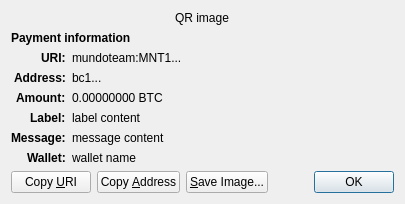
<?xml version="1.0" encoding="UTF-8"?>
<ui version="4.0">
 <class>ReceiveRequestDialog</class>
 <widget class="QDialog" name="ReceiveRequestDialog">
  <property name="geometry">
   <rect>
    <x>0</x>
    <y>0</y>
    <width>413</width>
    <height>229</height>
   </rect>
  </property>
  <property name="windowTitle">
   <string>Request payment to ...</string>
  </property>
  <layout class="QGridLayout" name="gridLayout" columnstretch="0,1">
   <property name="sizeConstraint">
    <enum>QLayout::SetFixedSize</enum>
   </property>
   <item row="0" column="0" colspan="2" alignment="Qt::AlignHCenter">
    <widget class="QRImageWidget" name="qr_code">
     <property name="text">
      <string notr="true">QR image</string>
     </property>
     <property name="textInteractionFlags">
      <set>Qt::NoTextInteraction</set>
     </property>
    </widget>
   </item>
   <item row="1" column="0" colspan="2">
    <widget class="QLabel" name="payment_header">
     <property name="font">
      <font>
       <weight>75</weight>
       <bold>true</bold>
      </font>
     </property>
     <property name="text">
      <string>Payment information</string>
     </property>
     <property name="textInteractionFlags">
      <set>Qt::NoTextInteraction</set>
     </property>
    </widget>
   </item>
   <item row="2" column="0" alignment="Qt::AlignRight|Qt::AlignTop">
    <widget class="QLabel" name="uri_tag">
     <property name="font">
      <font>
       <weight>75</weight>
       <bold>true</bold>
      </font>
     </property>
     <property name="text">
      <string notr="true">URI:</string>
     </property>
     <property name="textFormat">
      <enum>Qt::PlainText</enum>
     </property>
     <property name="textInteractionFlags">
      <set>Qt::NoTextInteraction</set>
     </property>
    </widget>
   </item>
   <item row="2" column="1" alignment="Qt::AlignTop">
    <widget class="QLabel" name="uri_content">
     <property name="text">
      <string notr="true">mundoteam:MNT1...</string>
     </property>
     <property name="textFormat">
      <enum>Qt::RichText</enum>
     </property>
     <property name="wordWrap">
      <bool>true</bool>
     </property>
     <property name="textInteractionFlags">
      <set>Qt::TextSelectableByMouse</set>
     </property>
    </widget>
   </item>
   <item row="3" column="0" alignment="Qt::AlignRight|Qt::AlignTop">
    <widget class="QLabel" name="address_tag">
     <property name="font">
      <font>
       <weight>75</weight>
       <bold>true</bold>
      </font>
     </property>
     <property name="text">
      <string>Address:</string>
     </property>
     <property name="textInteractionFlags">
      <set>Qt::NoTextInteraction</set>
     </property>
    </widget>
   </item>
   <item row="3" column="1" alignment="Qt::AlignTop">
    <widget class="QLabel" name="address_content">
     <property name="text">
      <string notr="true">bc1...</string>
     </property>
     <property name="textFormat">
      <enum>Qt::PlainText</enum>
     </property>
     <property name="textInteractionFlags">
      <set>Qt::TextSelectableByMouse</set>
     </property>
    </widget>
   </item>
   <item row="4" column="0" alignment="Qt::AlignRight|Qt::AlignTop">
    <widget class="QLabel" name="amount_tag">
     <property name="font">
      <font>
       <weight>75</weight>
       <bold>true</bold>
      </font>
     </property>
     <property name="text">
      <string>Amount:</string>
     </property>
     <property name="textInteractionFlags">
      <set>Qt::NoTextInteraction</set>
     </property>
    </widget>
   </item>
   <item row="4" column="1" alignment="Qt::AlignTop">
    <widget class="QLabel" name="amount_content">
     <property name="text">
      <string notr="true">0.00000000 BTC</string>
     </property>
     <property name="textFormat">
      <enum>Qt::PlainText</enum>
     </property>
     <property name="textInteractionFlags">
      <set>Qt::TextSelectableByMouse</set>
     </property>
    </widget>
   </item>
   <item row="5" column="0" alignment="Qt::AlignRight|Qt::AlignTop">
    <widget class="QLabel" name="label_tag">
     <property name="font">
      <font>
       <weight>75</weight>
       <bold>true</bold>
      </font>
     </property>
     <property name="text">
      <string>Label:</string>
     </property>
     <property name="textInteractionFlags">
      <set>Qt::NoTextInteraction</set>
     </property>
    </widget>
   </item>
   <item row="5" column="1" alignment="Qt::AlignTop">
    <widget class="QLabel" name="label_content">
     <property name="text">
      <string notr="true">label content</string>
     </property>
     <property name="textFormat">
      <enum>Qt::PlainText</enum>
     </property>
     <property name="wordWrap">
      <bool>true</bool>
     </property>
     <property name="textInteractionFlags">
      <set>Qt::TextSelectableByMouse</set>
     </property>
    </widget>
   </item>
   <item row="6" column="0" alignment="Qt::AlignRight|Qt::AlignTop">
    <widget class="QLabel" name="message_tag">
     <property name="font">
      <font>
       <weight>75</weight>
       <bold>true</bold>
      </font>
     </property>
     <property name="text">
      <string>Message:</string>
     </property>
     <property name="textInteractionFlags">
      <set>Qt::NoTextInteraction</set>
     </property>
    </widget>
   </item>
   <item row="6" column="1" alignment="Qt::AlignTop">
    <widget class="QLabel" name="message_content">
     <property name="text">
      <string notr="true">message content</string>
     </property>
     <property name="textFormat">
      <enum>Qt::PlainText</enum>
     </property>
     <property name="wordWrap">
      <bool>true</bool>
     </property>
     <property name="textInteractionFlags">
      <set>Qt::TextSelectableByMouse</set>
     </property>
    </widget>
   </item>
   <item row="7" column="0" alignment="Qt::AlignRight|Qt::AlignTop">
    <widget class="QLabel" name="wallet_tag">
     <property name="font">
      <font>
       <weight>75</weight>
       <bold>true</bold>
      </font>
     </property>
     <property name="text">
      <string>Wallet:</string>
     </property>
     <property name="textInteractionFlags">
      <set>Qt::NoTextInteraction</set>
     </property>
    </widget>
   </item>
   <item row="7" column="1" alignment="Qt::AlignTop">
    <widget class="QLabel" name="wallet_content">
     <property name="text">
      <string notr="true">wallet name</string>
     </property>
     <property name="textFormat">
      <enum>Qt::PlainText</enum>
     </property>
     <property name="wordWrap">
      <bool>true</bool>
     </property>
     <property name="textInteractionFlags">
      <set>Qt::TextSelectableByMouse</set>
     </property>
    </widget>
   </item>
   <item row="8" column="0" colspan="2">
    <layout class="QHBoxLayout" name="horizontalLayout">
     <item>
      <widget class="QPushButton" name="btnCopyURI">
       <property name="text">
        <string>Copy &amp;URI</string>
       </property>
       <property name="autoDefault">
        <bool>false</bool>
       </property>
      </widget>
     </item>
     <item>
      <widget class="QPushButton" name="btnCopyAddress">
       <property name="text">
        <string>Copy &amp;Address</string>
       </property>
       <property name="autoDefault">
        <bool>false</bool>
       </property>
      </widget>
     </item>
     <item>
      <widget class="QPushButton" name="btnSaveAs">
       <property name="text">
        <string>&amp;Save Image...</string>
       </property>
       <property name="autoDefault">
        <bool>false</bool>
       </property>
      </widget>
     </item>
     <item>
      <spacer name="horizontalSpacer_2">
       <property name="orientation">
        <enum>Qt::Horizontal</enum>
       </property>
       <property name="sizeHint" stdset="0">
        <size>
         <width>40</width>
         <height>20</height>
        </size>
       </property>
      </spacer>
     </item>
     <item>
      <widget class="QDialogButtonBox" name="buttonBox">
       <property name="focusPolicy">
        <enum>Qt::StrongFocus</enum>
       </property>
       <property name="standardButtons">
        <set>QDialogButtonBox::Ok</set>
       </property>
      </widget>
     </item>
    </layout>
   </item>
  </layout>
 </widget>
 <customwidgets>
  <customwidget>
   <class>QRImageWidget</class>
   <extends>QLabel</extends>
   <header>qt/qrimagewidget.h</header>
  </customwidget>
 </customwidgets>
 <tabstops>
  <tabstop>buttonBox</tabstop>
  <tabstop>btnCopyURI</tabstop>
  <tabstop>btnCopyAddress</tabstop>
  <tabstop>btnSaveAs</tabstop>
 </tabstops>
 <resources/>
 <connections>
  <connection>
   <sender>buttonBox</sender>
   <signal>accepted()</signal>
   <receiver>ReceiveRequestDialog</receiver>
   <slot>accept()</slot>
   <hints>
    <hint type="sourcelabel">
     <x>135</x>
     <y>230</y>
    </hint>
    <hint type="destinationlabel">
     <x>135</x>
     <y>126</y>
    </hint>
   </hints>
  </connection>
 </connections>
</ui>
